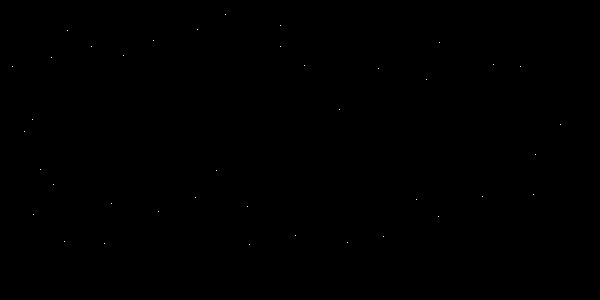
#> input picture images/pontos.bmp, 600 x 300 px
$ python ex4.py   (older library calls are emulated)
#> lines starting #> are read from the running program, lines starting #| are printed output that depends on the picture; after the words box and inside, x2 and y2 are one past the last pixel; in counts of white or black regions, pixels touching at a corner belong together
### MyLib.py
# -*- coding: utf-8 -*-

""" Processamento Digital de Imagens
    Aluno: Leonardo Santos Paulucio
    Lista de Exercicios 1 - Pós-Graduação
    Data: 09/05/19
"""

import copy
import numpy as np
import matplotlib.pyplot as plt


def show_images(images, cols=1, titles=None, axis=False, interpolation='gaussian'):
    """Display a list of images in a single figure with matplotlib.

    Parameters
    ---------
    images: List of np.arrays compatible with plt.imshow.

    cols (Default = 1): Number of columns in figure (number of rows is
                        set to np.ceil(n_images/float(cols))).

    titles: List of titles corresponding to each image. Must have
            the same length as titles.
    """
    assert((titles is None)or (len(images) == len(titles)))
    n_images = len(images)

    if titles is None:
        titles = ['Image (%d)' % i for i in range(1, n_images + 1)]
    fig = plt.figure()

    for n, (image, title) in enumerate(zip(images, titles)):
        a = fig.add_subplot(cols, np.ceil(n_images/float(cols)), n + 1)
        if not axis:
            plt.axis("off")
        if image.ndim == 2:
            plt.gray()
        plt.imshow(image, interpolation=interpolation)
        a.set_title(title)
    fig.set_size_inches(np.array(fig.get_size_inches()) * n_images)
    plt.show()


# [39 lines left out: functions calculaHistograma, equalizaHistograma, not called in this run]


def MSE(imgOrig, imgNoise):
    return np.square(imgOrig.astype(np.float) - imgNoise.astype(np.float)).mean()


def PSNR(imgOrig, imgNoise):
    mse = MSE(imgOrig, imgNoise)
    return 20 * np.log10(255/np.sqrt(mse))


# [11 lines left out: function binarizaImg, not called in this run]


def getOutputSize(old_shape, kernel_shape, padding, stride):
    return int((old_shape[0] + 2*padding - kernel_shape[0])/stride + 1), \
           int((old_shape[1] + 2*padding - kernel_shape[1])/stride + 1)


def getPaddingSize(shape, kernel_shape, stride=1):
    return ((shape[0] - 1)*stride + kernel_shape[0] - shape[0]) // 2


def getNewSize(shape, padding):
    return int((shape + 2*padding))


# [123 lines left out: functions paddingImage, conv2D, medianFilter, adaptativeMedian, not called in this run]


# ############################# Filters ################################

MEAN_FILTER = np.ones((3, 3)) / 9.0

MEAN_FILTER_11 = np.ones((11, 11)) / (11*11)

MEAN_FILTER2 = 1/16. * np.array([[1, 2, 1],
                                 [2, 4, 2],
                                 [1, 2, 1]])

LAPLACE_FILTER2 = np.array([[-1, -1, -1],
                            [-1,  9, -1],
                            [-1, -1, -1]])

LAPLACE_FILTER = np.array([[-1, -1, -1],
                           [-1,  8, -1],
                           [-1, -1, -1]])

SOBEL_FILTER = np.array([[1,   2,  1],
                         [0,   0,  0],
                         [-1, -2, -1]])


# ############################ Frequence domain functions

# [65 lines left out: functions frequenceSpace, fshift, extendImg, imgFilter, filterHomomorphic, notchFilter, not called in this run]

### ex4.py
# -*- coding: utf-8 -*-

""" Processamento Digital de Imagens
    Aluno: Leonardo Santos Paulucio
    Lista de Exercicios 2 - Pós-Graduação
    Data: 30/06/19
"""


import numpy as np
from PIL import Image, ImageDraw, ImageFont
import MyLib as ml
from copy import deepcopy


def findPoints(img, value=255):
    shape = img.shape
    points = []
    for i in range(0, shape[0]):
        for j in range(0, shape[1]):
            if img[i, j] == value:
                points.append((j, i))

    return points


def getLineEquation(p1, p2):
    p1 = np.array(p1)   # [x, y]
    x1, y1 = p1[0], p1[1]

    p2 = np.array(p2)
    x2, y2 = p2[0], p2[1]

    p = p1 - p2         # [x1 - x2, y1 - y2]
    dx, dy = p[0], p[1]

    return np.array([dy, -dx, (x1*y2-x2*y1)])


def distPoint2Line(lineEquation, point):
    a, b, c = lineEquation[0], lineEquation[1], lineEquation[2]
    xp, yp = point[0], point[1]

    return np.abs(a*xp + b*yp + c) / np.sqrt(a**2 + b**2)


def sortPoints(points):
    a = min(points)
    points.remove(a)
    sorted = []
    sorted.append(a)

    for i in range(len(points)):
        minDist = 1000000000000
        idx = -1
        for idx, (x, y) in enumerate(points):
            xp, yp = sorted[i]
            d = np.sqrt((xp - x)**2 + (yp - y)**2)
            if d < minDist:
                minDist = d
                index = idx

        if index != -1:
            sorted.append(points.pop(index))
        else:
            print("error")

    return sorted


def connectPoints(sortedPoints, img, threshold=1, closed=True):
    # 1. Digamos que P seja uma sequência de pontos ordenados, distintos, de valor 1 em uma imagem
    # binária. Especificamos dois pontos de partida, A e B. Estes são os dois vértices iniciais do polígono.
    # 2.Estabelecemos um limiar, T, e duas pilhas vazias, ABERTA e FECHADA.

    openStack = []
    closeStack = []

    initialA, initialB = 0, 17

    a = sortedPoints[initialA]
    b = sortedPoints[initialB]
    # 3. Se os pontos em P correspondem a uma curva fechada, colocamos A em ABERTA e B em ABERTA e
    # em FECHADA. Se os pontos correspondem a uma curva aberta, colocamos A em ABERTA e B em FECHADA.

    if closed:
        openStack.append(b)

    openStack.append(a)
    closeStack.append(b)

    lcPoint = closeStack[-1]   # close stack last point
    loPoint = openStack[-1]    # open stack last point

    while len(openStack) > 0:
        # 4. Calculamos os parâmetros da reta que passa pelo último vértice em FECHADA e pelo último vértice
        # em ABERTA.
        loPoint = openStack[-1]
        eq = getLineEquation(lcPoint, loPoint)

        lcIndex = sortedPoints.index(lcPoint)
        loIndex = sortedPoints.index(loPoint)

        distMax = 0
        idxMax = 0

        if loIndex > lcIndex:
            sublist = sortedPoints[loIndex:]
        else:
            sublist = sortedPoints[loIndex:lcIndex]

        for point in sublist:
            # 5. Calculamos as distâncias em relação a reta calculada na Etapa 4 para todos os pontos em P cuja
            # sequência os coloca entre os vértices da Etapa 4. Selecionamos o ponto, V máx , com a distância máxima,
            # D máx (os empates são resolvidos arbitrariamente).
            distance = distPoint2Line(eq, point)

            if distance > distMax:
                distMax = distance                        # getting max value
                idxMax = sortedPoints.index(point)

        if distMax > threshold:
            # 6. Se D máx > T, pomos V máx no final da pilha ABERTA
            # como um novo vértice. Vá para a Etapa 4.
            openStack.append(sortedPoints[idxMax])
        else:
            # 7. Se não, remova o último vértice de ABERTA e o
            # insira como o último vértice de FECHADA.
            closeStack.append(openStack.pop())
            lcPoint = closeStack[-1]

        # 8. Se ABERTA não estiver vazia, vamos para a Etapa 4.
        # 9. Caso contrário, saímos. Os vértices em FECHADA são os vértices do ajuste poligonal dos pontos pertencentes a P.

    return closeStack


imgOrig = Image.open('images/pontos.bmp')
#> imgOrig is the input picture: PIL image 600x300 P; 0.02% white in thin lines or dots, all inside (x1, y1, x2, y2) = (12, 14, 561, 245)
imgOrig = np.array(imgOrig)


points = findPoints(imgOrig, 255)
#> points = 39 pairs, first value 12 to 560, second value 14 to 244
sorted = sortPoints(points)
#> in sortPoints, `a = min(points)`: a = (12, 66)
#> the loop in sortPoints, `for i in range(len(points)):` made 38 passes
#> after the loop in sortPoints, `for i in range(len(points)):`: index = 0; points = []; sorted = 39 pairs, first value 12 to 560, second value 14 to 244
images = [imgOrig]
title = ['Imagen Original']

fnt = ImageFont.truetype('Pillow/Tests/fonts/FreeMono.ttf', 15)

for i in [1, 20, 50, 100, 300]:
    img = Image.fromarray(deepcopy(imgOrig))
    f = connectPoints(sorted, img, threshold=i)
    title.append('Resultado com Threshold = {}'.format(i))

    draw = ImageDraw.Draw(img)
    draw.line(f, fill=255, width=1)

    for i, p in enumerate(sorted):
        draw.text(p, str(i), font=fnt, fill=(255))

    img = np.array(img)
    images.append(img)
#> this loop made 5 passes
#> pass 1, `img = np.array(img)`:
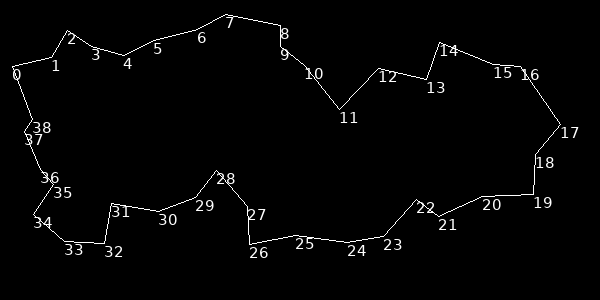
#> img: shape (300, 600); min 0, max 255, mean 4.7
#> pass 3, `img = np.array(img)`:
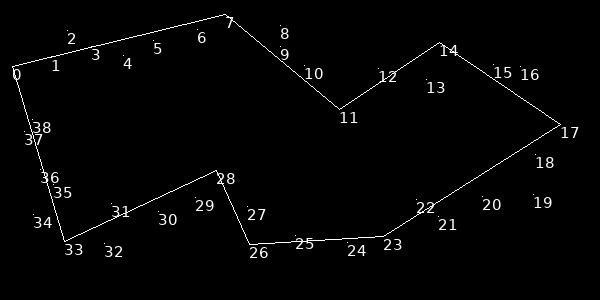
#> img: shape (300, 600); min 0, max 255, mean 4.6

ml.show_images(images, 3, title)
#> the loop in show_images, `for n, (image, title) in enumerate(zip(images, titles)):` made 1 pass
#> title on pass 1: 'Imagen Original'
#> (the run stopped early here; a loop or call above may not have finished)
